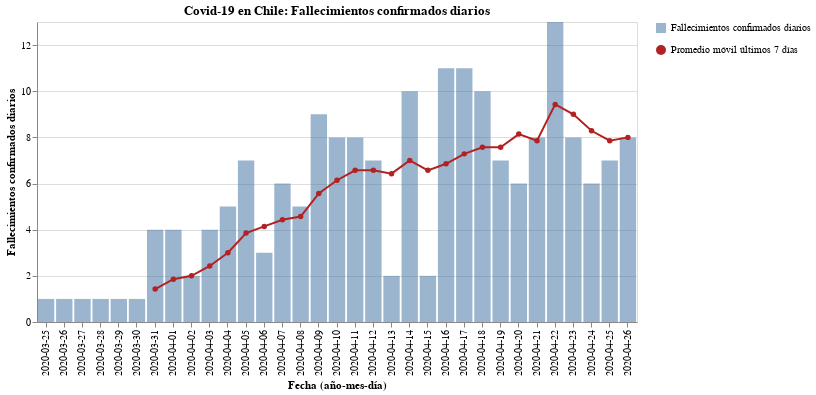

Notebook cell for this chart:
### Code cell
#hide_input
bars = alt.Chart(new_deaths).mark_bar(opacity=0.7).encode(
    x = alt.X('Dates:N', axis=alt.Axis(title='Fecha (año-mes-día)')),
    y = alt.Y('New_deaths:Q', axis=alt.Axis(title='Fallecimientos confirmados diarios')),
    tooltip = ['Dates', 'New_deaths'],
    opacity=alt.Opacity('Fallecimientos confirmados diarios', legend=alt.Legend(title=""))
)

line = alt.Chart(new_deaths).mark_line(point={
      "filled": True,
      "fill": "firebrick"
    }, color='firebrick').encode(
    x=alt.X('Dates:N', axis=alt.Axis(title='Fecha (año-mes-día)')),
    y = alt.Y('Rolling:Q'),
    shape=alt.Shape('Promedio móvil últimos 7 días', legend=alt.Legend(title=""))
)

(bars + line).properties(
    title='Covid-19 en Chile: Fallecimientos confirmados diarios',
    width=600
)

### Figure 1 — Vega-Lite specification as saved in the notebook (floating-point values rounded to 4 significant figures)
{"config": {"view": {"continuousWidth": 400, "continuousHeight": 300}}, "layer": [{"mark": {"type": "bar", "opacity": 0.7}, "encoding": {"opacity": {"type": "nominal", "field": "Fallecimientos confirmados diarios", "legend": {"title": ""}}, "tooltip": [{"type": "nominal", "field": "Dates"}, {"type": "quantitative", "field": "New_deaths"}], "x": {"type": "nominal", "axis": {"title": "Fecha (año-mes-día)"}, "field": "Dates"}, "y": {"type": "quantitative", "axis": {"title": "Fallecimientos confirmados diarios"}, "field": "New_deaths"}}}, {"mark": {"type": "line", "color": "firebrick", "point": {"filled": true, "fill": "firebrick"}}, "encoding": {"shape": {"type": "nominal", "field": "Promedio móvil últimos 7 días", "legend": {"title": ""}}, "x": {"type": "nominal", "axis": {"title": "Fecha (año-mes-día)"}, "field": "Dates"}, "y": {"type": "quantitative", "field": "Rolling"}}}], "data": {"name": "data-8f4059e569236d8239719a10074ecdc5"}, "title": "Covid-19 en Chile: Fallecimientos confirmados diarios", "width": 600, "$schema": "https://vega.github.io/schema/vega-lite/v4.8.1.json", "datasets": {"data-8f4059e569236d8239719a10074ecdc5": [{"Dates": "2020-03-25", "New_deaths": 1, "Rolling": null, "Fallecimientos confirmados diarios": "Fallecimientos confirmados diarios", "Promedio móvil últimos 7 días": "Promedio móvil últimos 7 días"}, {"Dates": "2020-03-26", "New_deaths": 1, "Rolling": null, "Fallecimientos confirmados diarios": "Fallecimientos confirmados diarios", "Promedio móvil últimos 7 días": "Promedio móvil últimos 7 días"}, {"Dates": "2020-03-27", "New_deaths": 1, "Rolling": null, "Fallecimientos confirmados diarios": "Fallecimientos confirmados diarios", "Promedio móvil últimos 7 días": "Promedio móvil últimos 7 días"}, {"Dates": "2020-03-28", "New_deaths": 1, "Rolling": null, "Fallecimientos confirmados diarios": "Fallecimientos confirmados diarios", "Promedio móvil últimos 7 días": "Promedio móvil últimos 7 días"}, {"Dates": "2020-03-29", "New_deaths": 1, "Rolling": null, "Fallecimientos confirmados diarios": "Fallecimientos confirmados diarios", "Promedio móvil últimos 7 días": "Promedio móvil últimos 7 días"}, {"Dates": "2020-03-30", "New_deaths": 1, "Rolling": null, "Fallecimientos confirmados diarios": "Fallecimientos confirmados diarios", "Promedio móvil últimos 7 días": "Promedio móvil últimos 7 días"}, {"Dates": "2020-03-31", "New_deaths": 4, "Rolling": 1.429, "Fallecimientos confirmados diarios": "Fallecimientos confirmados diarios", "Promedio móvil últimos 7 días": "Promedio móvil últimos 7 días"}, {"Dates": "2020-04-01", "New_deaths": 4, "Rolling": 1.857, "Fallecimientos confirmados diarios": "Fallecimientos confirmados diarios", "Promedio móvil últimos 7 días": "Promedio móvil últimos 7 días"}, {"Dates": "2020-04-02", "New_deaths": 2, "Rolling": 2.0, "Fallecimientos confirmados diarios": "Fallecimientos confirmados diarios", "Promedio móvil últimos 7 días": "Promedio móvil últimos 7 días"}, {"Dates": "2020-04-03", "New_deaths": 4, "Rolling": 2.429, "Fallecimientos confirmados diarios": "Fallecimientos confirmados diarios", "Promedio móvil últimos 7 días": "Promedio móvil últimos 7 días"}, {"Dates": "2020-04-04", "New_deaths": 5, "Rolling": 3.0, "Fallecimientos confirmados diarios": "Fallecimientos confirmados diarios", "Promedio móvil últimos 7 días": "Promedio móvil últimos 7 días"}, {"Dates": "2020-04-05", "New_deaths": 7, "Rolling": 3.857, "Fallecimientos confirmados diarios": "Fallecimientos confirmados diarios", "Promedio móvil últimos 7 días": "Promedio móvil últimos 7 días"}, {"Dates": "2020-04-06", "New_deaths": 3, "Rolling": 4.143, "Fallecimientos confirmados diarios": "Fallecimientos confirmados diarios", "Promedio móvil últimos 7 días": "Promedio móvil últimos 7 días"}, {"Dates": "2020-04-07", "New_deaths": 6, "Rolling": 4.429, "Fallecimientos confirmados diarios": "Fallecimientos confirmados diarios", "Promedio móvil últimos 7 días": "Promedio móvil últimos 7 días"}, {"Dates": "2020-04-08", "New_deaths": 5, "Rolling": 4.571, "Fallecimientos confirmados diarios": "Fallecimientos confirmados diarios", "Promedio móvil últimos 7 días": "Promedio móvil últimos 7 días"}, {"Dates": "2020-04-09", "New_deaths": 9, "Rolling": 5.571, "Fallecimientos confirmados diarios": "Fallecimientos confirmados diarios", "Promedio móvil últimos 7 días": "Promedio móvil últimos 7 días"}, {"Dates": "2020-04-10", "New_deaths": 8, "Rolling": 6.143, "Fallecimientos confirmados diarios": "Fallecimientos confirmados diarios", "Promedio móvil últimos 7 días": "Promedio móvil últimos 7 días"}, {"Dates": "2020-04-11", "New_deaths": 8, "Rolling": 6.571, "Fallecimientos confirmados diarios": "Fallecimientos confirmados diarios", "Promedio móvil últimos 7 días": "Promedio móvil últimos 7 días"}, {"Dates": "2020-04-12", "New_deaths": 7, "Rolling": 6.571, "Fallecimientos confirmados diarios": "Fallecimientos confirmados diarios", "Promedio móvil últimos 7 días": "Promedio móvil últimos 7 días"}, {"Dates": "2020-04-13", "New_deaths": 2, "Rolling": 6.429, "Fallecimientos confirmados diarios": "Fallecimientos confirmados diarios", "Promedio móvil últimos 7 días": "Promedio móvil últimos 7 días"}, {"Dates": "2020-04-14", "New_deaths": 10, "Rolling": 7.0, "Fallecimientos confirmados diarios": "Fallecimientos confirmados diarios", "Promedio móvil últimos 7 días": "Promedio móvil últimos 7 días"}, {"Dates": "2020-04-15", "New_deaths": 2, "Rolling": 6.571, "Fallecimientos confirmados diarios": "Fallecimientos confirmados diarios", "Promedio móvil últimos 7 días": "Promedio móvil últimos 7 días"}, {"Dates": "2020-04-16", "New_deaths": 11, "Rolling": 6.857, "Fallecimientos confirmados diarios": "Fallecimientos confirmados diarios", "Promedio móvil últimos 7 días": "Promedio móvil últimos 7 días"}, {"Dates": "2020-04-17", "New_deaths": 11, "Rolling": 7.286, "Fallecimientos confirmados diarios": "Fallecimientos confirmados diarios", "Promedio móvil últimos 7 días": "Promedio móvil últimos 7 días"}, {"Dates": "2020-04-18", "New_deaths": 10, "Rolling": 7.571, "Fallecimientos confirmados diarios": "Fallecimientos confirmados diarios", "Promedio móvil últimos 7 días": "Promedio móvil últimos 7 días"}, {"Dates": "2020-04-19", "New_deaths": 7, "Rolling": 7.571, "Fallecimientos confirmados diarios": "Fallecimientos confirmados diarios", "Promedio móvil últimos 7 días": "Promedio móvil últimos 7 días"}, {"Dates": "2020-04-20", "New_deaths": 6, "Rolling": 8.143, "Fallecimientos confirmados diarios": "Fallecimientos confirmados diarios", "Promedio móvil últimos 7 días": "Promedio móvil últimos 7 días"}, {"Dates": "2020-04-21", "New_deaths": 8, "Rolling": 7.857, "Fallecimientos confirmados diarios": "Fallecimientos confirmados diarios", "Promedio móvil últimos 7 días": "Promedio móvil últimos 7 días"}, {"Dates": "2020-04-22", "New_deaths": 13, "Rolling": 9.429, "Fallecimientos confirmados diarios": "Fallecimientos confirmados diarios", "Promedio móvil últimos 7 días": "Promedio móvil últimos 7 días"}, {"Dates": "2020-04-23", "New_deaths": 8, "Rolling": 9.0, "Fallecimientos confirmados diarios": "Fallecimientos confirmados diarios", "Promedio móvil últimos 7 días": "Promedio móvil últimos 7 días"}, {"Dates": "2020-04-24", "New_deaths": 6, "Rolling": 8.286, "Fallecimientos confirmados diarios": "Fallecimientos confirmados diarios", "Promedio móvil últimos 7 días": "Promedio móvil últimos 7 días"}, {"Dates": "2020-04-25", "New_deaths": 7, "Rolling": 7.857, "Fallecimientos confirmados diarios": "Fallecimientos confirmados diarios", "Promedio móvil últimos 7 días": "Promedio móvil últimos 7 días"}, {"Dates": "2020-04-26", "New_deaths": 8, "Rolling": 8.0, "Fallecimientos confirmados diarios": "Fallecimientos confirmados diarios", "Promedio móvil últimos 7 días": "Promedio móvil últimos 7 días"}]}}
